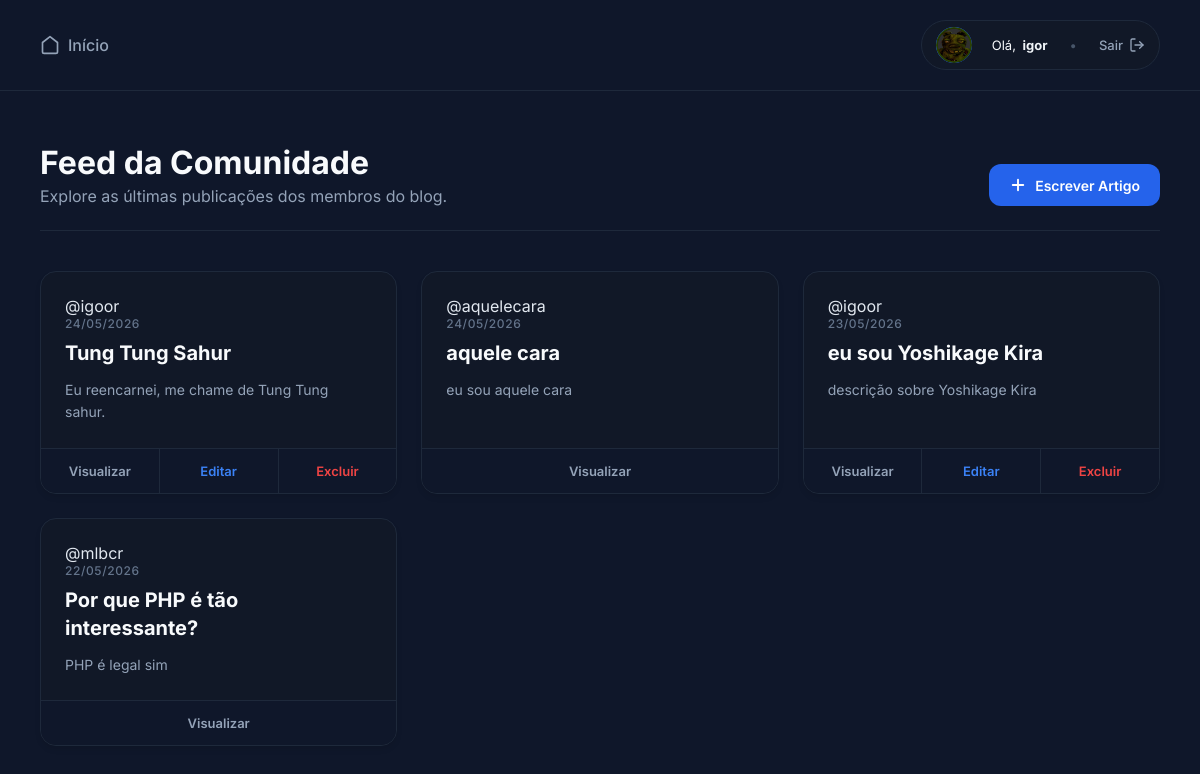
/cms/admin/index.php (signed in), run on an earlier commit of the app's database.
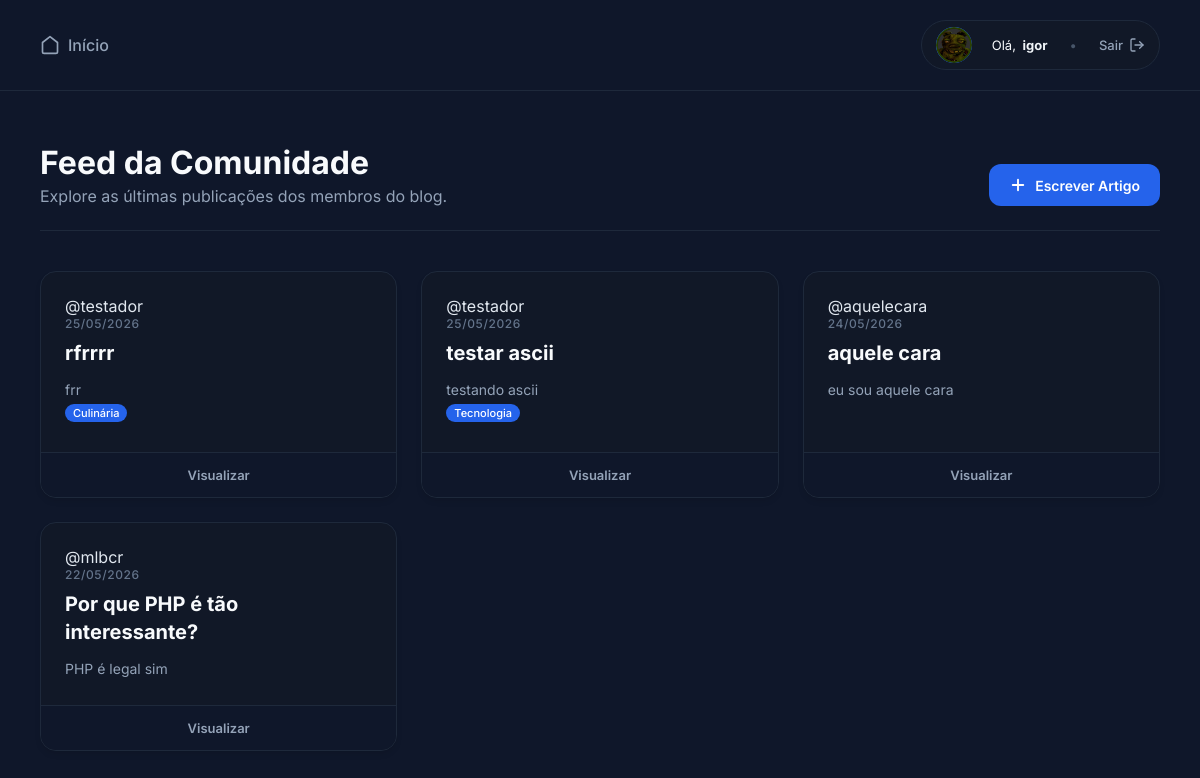
And on a later commit of the database.
### tables this page shows
CREATE TABLE `posts` (
  `id` int(11) NOT NULL,
  `usuario_id` int(11) NOT NULL,
  `data_publicacao` timestamp NOT NULL DEFAULT current_timestamp(),
  `titulo` varchar(255) NOT NULL,
  `resumo` text NOT NULL,
  `conteudo` longtext DEFAULT NULL,
  `tags` varchar(255) DEFAULT NULL
);

CREATE TABLE `usuarios` (
  `id` int(11) NOT NULL,
  `nome` varchar(100) NOT NULL,
  `foto` varchar(255) DEFAULT NULL,
  `banner` varchar(255) DEFAULT NULL,
  `biografia` text DEFAULT NULL,
  `data_nascimento` date DEFAULT NULL,
  `genero` varchar(50) DEFAULT NULL,
  `username` varchar(50) NOT NULL,
  `email` varchar(100) NOT NULL,
  `senha` varchar(255) NOT NULL,
  `criado_em` timestamp NOT NULL DEFAULT current_timestamp()
);

### cms/admin/index.php (the view, shortened to what this page needs)
<?php
require_once("../config/database.php");
include("../includes/header.php");
$id_logado = $_SESSION["usuario_id"];
$sql = "SELECT posts.*, usuarios.username AS autor_username
        FROM posts
        INNER JOIN usuarios ON posts.usuario_id = usuarios.id
        ORDER BY posts.id DESC";
$resultado = mysqli_query($conn, $sql);
?>
<main class="conteudo-admin">
    <div class="topo-pagina-atualizada">
        <div>
            <h2>Feed da Comunidade</h2>
            <p>Explore as últimas publicações dos membros do blog.</p>
        </div>
        <a href="criar-post.php" class="botao-primario acao-novo-artigo">
            <svg width="18" height="18" viewBox="0 0 24 24" fill="none" stroke="currentColor" stroke-width="2.5" stroke-linecap="round" stroke-linejoin="round"><line x1="12" y1="5" x2="12" y2="19"></line><line x1="5" y1="12" x2="19" y2="12"></line></svg>
            Escrever Artigo
        </a>
    </div>
    <div class="posts-grid">
        <?php while ($post = mysqli_fetch_assoc($resultado)) : ?>
            <div class="post-card">
                <div class="post-card-body">
                    <div class="post-header-info">
                        <span class="post-autor">@<?= htmlspecialchars($post['autor_username']); ?></span>
                        <span class="post-meta"><?= date('d/m/Y', strtotime($post['data_publicacao'])); ?></span>
                    </div>
                    <h3 class="post-titulo"><?= htmlspecialchars($post['titulo']); ?></h3>
                    <p class="post-resumo"><?= htmlspecialchars($post['resumo']); ?></p>
                    <?php if (!empty($post['tags'])): ?>
                        <div class="post-tags">
                            <?php
                            $lista_tags = explode(',', $post['tags']);
                            foreach ($lista_tags as $tag):
                                $tag_limpa = trim($tag);
                                if (!empty($tag_limpa)): ?>
                                    <span class="tag-exibicao" >
                                        <?= htmlspecialchars(ucfirst($tag_limpa)); ?>
                                    </span>
                                <?php endif;
                            endforeach; ?>
                        </div>
                    <?php endif; ?>
                </div>
                <div class="post-card-acoes">
                    <a href="visualizar-post.php?id=<?= $post['id']; ?>" class="btn-acao btn-ver">
                        Visualizar
                    </a>
                    <?php if ($post['usuario_id'] == $id_logado): ?>
                        <a href="editar-post.php?id=<?= $post['id']; ?>" class="btn-acao btn-editar">
                            Editar
                        </a>
                        <a href="../processes/excluir-post.php?id=<?= $post['id']; ?>" class="btn-acao btn-excluir" onclick="return confirm('Tem certeza que deseja excluir seu artigo?')">
                            Excluir
                        </a>
                    <?php endif; ?>
                </div>
            </div>
        <?php endwhile; ?>
    </div>
</main>
<?php include("../includes/footer.php"); ?>

What changed in the data, as far as the page shows it:
removed posts: usuario.username "igoor", data_publicacao "24/05/2026", titulo "Tung Tung Sahur", resumo "Eu reencarnei, me chame de Tung Tung sahur.", shown under "Feed da Comunidade"
removed posts: usuario.username "igoor", data_publicacao "23/05/2026", titulo "eu sou Yoshikage Kira", resumo "descrição sobre Yoshikage Kira", shown under "Feed da Comunidade"
added posts: usuario.username "testador", data_publicacao "25/05/2026", titulo "rfrrrr", resumo "frr", tags "Culinária"
added posts: usuario.username "testador", data_publicacao "25/05/2026", titulo "testar ascii", resumo "testando ascii", tags "Tecnologia"
